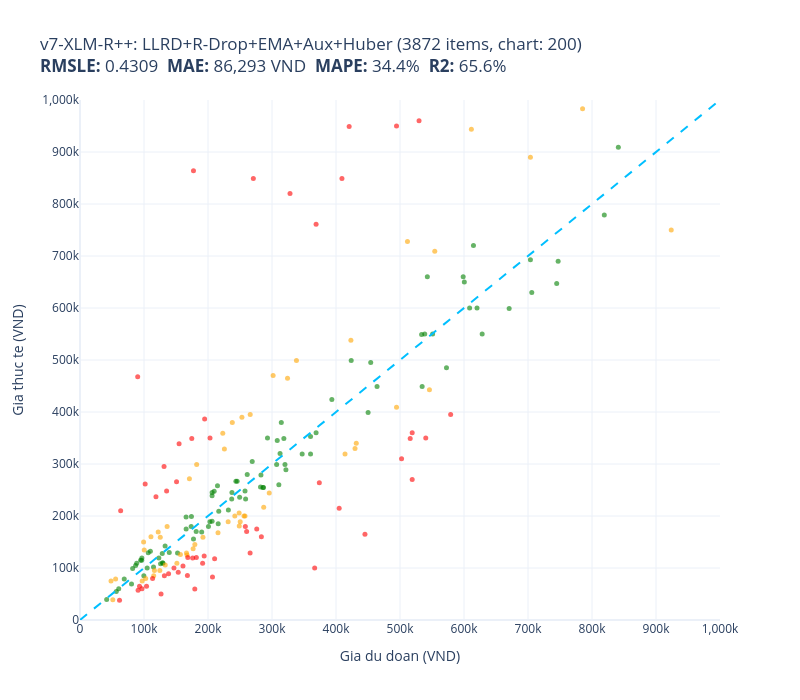
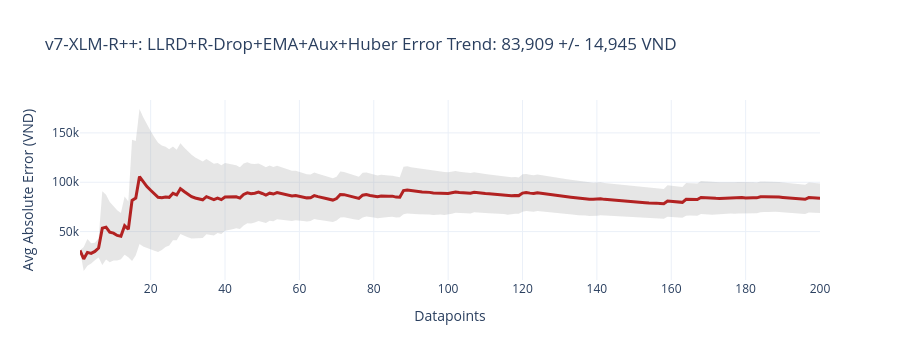
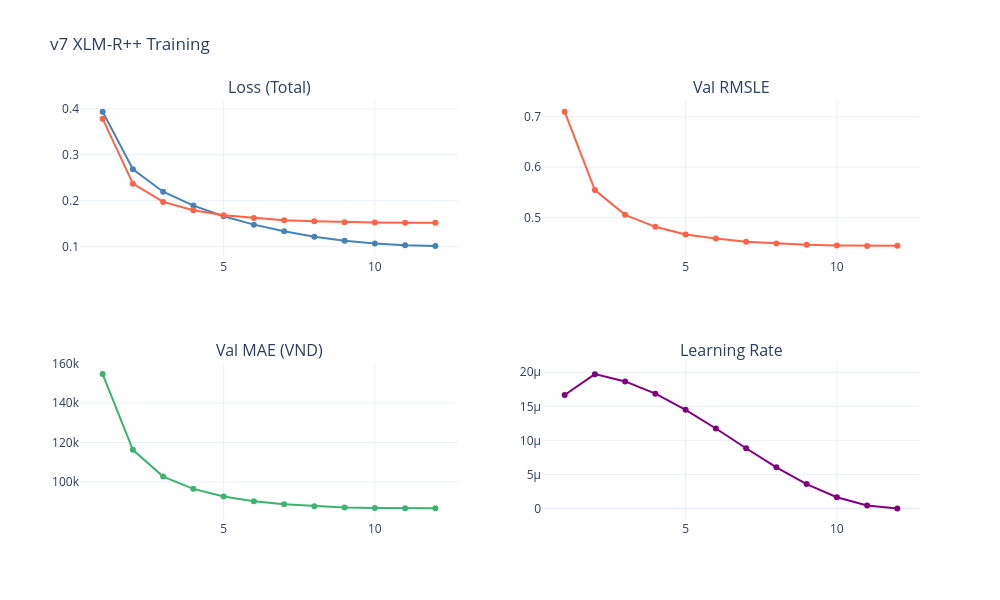

The notebook cell saved with these charts, in order:
### Code cell
pred_xr_val = predict_bert(ema_xlmr, xlmr_enc_val, y_mean_xr, y_std_xr, DEVICE)
pred_xr_test = predict_bert(ema_xlmr, xlmr_enc_test, y_mean_xr, y_std_xr, DEVICE)
ALL_PREDS_VAL["v7-XLM-R++"] = pred_xr_val
ALL_PREDS_TEST["v7-XLM-R++"] = pred_xr_test

evaluate_and_store(test_prices, pred_xr_test, "v7-XLM-R++: LLRD+R-Drop+EMA+Aux+Huber", test_names)
if hist_xr:
    plot_bert_history(hist_xr, "v7 XLM-R++ Training")

# Free GPU
ema_xlmr.cpu()
del model_xlmr
torch.cuda.empty_cache()
gc.collect()


# ============================================================
# PHASE 4: AITeamVN++ (top 4 layers unfreeze, no R-Drop)
# ============================================================

### Figure 1 — Plotly figure (JSON) as saved in the notebook; plotly's stock layout.template omitted (floating-point values rounded to 4 significant figures)
{"data": [{"customdata": [["Bộ Nookoi Phấn Má Hồng BL02 Sunset Veil ...\nDu doan: 249,457 VND\nThuc te: 236,000 VND"], ["Giầy tây giày lười nam hàn quốc da bóng ...\nDu doan: 174,113 VND\nThuc te: 199,000 VND"], ["Nước giặt quần áo em bé D-nee Lovely Sky...\nDu doan: 209,646 VND\nThuc te: 247,500 VND"], ["Áo thun nam có cổ Nhật Tuấn\nDu doan: 310,696 VND\nThuc te: 260,000 VND"], ["Kem nhuộm tóc Salon de Pro  3B\nDu doan: 165,831 VND\nThuc te: 175,000 VND"], ["Tã dán Amico nội địa Nhật size L44+6\nDu doan: 308,182 VND\nThuc te: 345,000 VND"], ["Giá treo dao kéo và dụng cụ nhà bếp dán ...\nDu doan: 123,160 VND\nThuc te: 119,000 VND"], ["Ống tiêt kiệm heo ăn kem, quà tặng, tran...\nDu doan: 216,794 VND\nThuc te: 209,000 VND"], ["Hộp Đựng Xà Phòng Treo Tường ATMOR DH-72...\nDu doan: 703,790 VND\nThuc te: 693,000 VND"], ["Mặt nạ chống lão hóa The Derma Best VC10...\nDu doan: 200,705 VND\nThuc te: 180,000 VND"], ["Đồ bộ ngủ lụa satin tay ngắn quần dài mà...\nDu doan: 181,534 VND\nThuc te: 170,000 VND"], ["Viên nấu cà ri (curry) Nhật Bản 200g\nDu doan: 99,752 VND\nThuc te: 85,000 VND"], ["Vali kéo TRIP P806 nhựa PC/ABS - Bảo hàn...\nDu doan: 705,920 VND\nThuc te: 630,000 VND"], ["Wekki Đồ Chơi Lắp Ráp Tiệm Đá Bào Wk5060...\nDu doan: 423,750 VND\nThuc te: 499,000 VND"], ["Ví nữ dài cầm tay hoạ tiết lập thể IDIGO...\nDu doan: 368,893 VND\nThuc te: 360,000 VND"], ["Balo Laptop Đẹp Đi Học Đi Làm Xbags Mode...\nDu doan: 307,252 VND\nThuc te: 299,000 VND"], ["Bóp nữ đựng tiền - màu xanh navy - da bò...\nDu doan: 292,915 VND\nThuc te: 350,000 VND"], ["Bao Da Hộ Chiếu / PASSPORT Mika A-001-01...\nDu doan: 165,769 VND\nThuc te: 198,000 VND"], ["Combo Balo nam nữ đi học hình Luffy phát...\nDu doan: 320,289 VND\nThuc te: 299,000 VND"], ["Pin Tương Thích Cho Laptop Dell Vostro 2...\nDu doan: 534,573 VND\nThuc te: 449,000 VND"], ["Bàn Phím Tương Thích Cho Laptop Asus X40...\nDu doan: 243,567 VND\nThuc te: 267,000 VND"], ["Sạc Tương Thích Cho Laptop MSI GL62M 7RC...\nDu doan: 608,757 VND\nThuc te: 600,000 VND"], ["Tẩu Sạc Ô Tô Hoco Z31 - Hàng Chính Hãng\nDu doan: 152,405 VND\nThuc te: 129,000 VND"], ["Cặp da nam công sở CCS6 - Cặp đựng catal...\nDu doan: 450,153 VND\nThuc te: 399,000 VND"], ["Nồi Lẩu Điện Kèm Xửng Hấp JLPL@L JL-EP33...\nDu doan: 542,712 VND\nThuc te: 660,000 VND"], ["Giày Sandal Nam The Bily Quai Chéo - Đế ...\nDu doan: 360,217 VND\nThuc te: 319,000 VND"], ["Sạc dành cho Laptop ASUS VivoBook 15 X50...\nDu doan: 286,729 VND\nThuc te: 255,000 VND"], ["Kính râm Nam nữ Dáng Vuông Gọng Nhựa Chố...\nDu doan: 190,168 VND\nThuc te: 169,000 VND"], ["Bộ ba tranh tráng gương hươu vàng cao cấ...\nDu doan: 620,365 VND\nThuc te: 600,000 VND"], ["Sạc Laptop dùng cho Máy Tinh HP - Kèm Dâ...\nDu doan: 258,755 VND\nThuc te: 232,771 VND"], ["Sữa tươi tiệt trùng Devondale nguyên ch...\nDu doan: 86,937 VND\nThuc te: 105,000 VND"], ["Giày lười vải nam thoáng khí cho bố - Gi...\nDu doan: 206,434 VND\nThuc te: 245,000 VND"], ["Cặp dầu gội gừng trắng 400ml + dầu xả gừ...\nDu doan: 628,384 VND\nThuc te: 550,000 VND"], ["Bếp gas đôi mặt kính Sogo HOSUN NC-729GJ...\nDu doan: 538,627 VND\nThuc te: 550,000 VND"], ["Ốp case dành cho macbook kèm tấm phủ bàn...\nDu doan: 245,530 VND\nThuc te: 267,000 VND"], ["Combo 2 Son Dưỡng LipIce Hiệu Chỉnh Sắc ...\nDu doan: 139,458 VND\nThuc te: 130,000 VND"], ["Set 2 bao bọc giày đi mưa , chống nước ,...\nDu doan: 88,595 VND\nThuc te: 109,000 VND"], ["Giày cao gót bít mũi cao 3 cm, gót nhập ...\nDu doan: 261,260 VND\nThuc te: 280,000 VND"], ["Bao da cho Galaxy Z Fold 6 Nillkin Aoge ...\nDu doan: 312,579 VND\nThuc te: 320,000 VND"], ["Kem Dưỡng Some By Mi Hỗ Trợ Giảm Mụn 60g\nDu doan: 282,750 VND\nThuc te: 279,000 VND"], ["Bình sữa cổ rộng 150ml và 270ml nhựa pp ...\nDu doan: 393,509 VND\nThuc te: 424,000 VND"], ["Combo Finish Eco 0% : Viên rửa bát Eco 7...\nDu doan: 572,620 VND\nThuc te: 485,000 VND"], ["Ghế nhựa đúc kiểu Pháp bền đẹp\nDu doan: 841,161 VND\nThuc te: 909,000 VND"], ["Pin dành cho Laptop HP Pavilion 15-cs Se...\nDu doan: 670,569 VND\nThuc te: 599,000 VND"], ["Mũ len liền khăn lót nỉ trùm kín cổ siêu...\nDu doan: 94,757 VND\nThuc te: 115,000 VND"], ["Sạc dành cho Laptop Charger AC Power Ada...\nDu doan: 747,075 VND\nThuc te: 690,000 VND"], ["Mẫu mới nhất - Tã dán Caryn XL20 Siêu th...\nDu doan: 285,864 VND\nThuc te: 254,900 VND"], ["Loa kèm Mic trợ giảng Shidu mini chuyên ...\nDu doan: 598,722 VND\nThuc te: 660,000 VND"], ["Lõi Lọc Thô Số 2 KAROFI SMAX PRO 2 - Hàn...\nDu doan: 104,932 VND\nThuc te: 100,000 VND"], ["Gối Nằm Cao Su Thiên Nhiên Liên Á Contou...\nDu doan: 614,765 VND\nThuc te: 720,000 VND"], ["Dầu gội hỗ trợ giảm rụng tóc và kích thí...\nDu doan: 314,533 VND\nThuc te: 380,000 VND"], ["Kính râm cận, Kính râm cận Mắt Tròn 2 lớ...\nDu doan: 202,954 VND\nThuc te: 189,000 VND"], ["Áo len nam Novelty dai tay cổ tim phối h...\nDu doan: 454,253 VND\nThuc te: 495,000 VND"], ["Máy sấy tóc Bluestone HDB-1846 - Hàng ch...\nDu doan: 533,766 VND\nThuc te: 549,000 VND"], ["Serum Chống Nắng & Dưỡng Thể Toàn Thân N...\nDu doan: 132,976 VND\nThuc te: 142,500 VND"], ["Ốp Lưng Cho Samsung Galaxy S25 Ultra / S...\nDu doan: 96,637 VND\nThuc te: 119,000 VND"], ["Tinh dầu Spring Warm - ScentHomes (Sprin...\nDu doan: 819,210 VND\nThuc te: 779,000 VND"], ["Khăn phủ đàn piano cao cấp chống bụi chố...\nDu doan: 237,418 VND\nThuc te: 245,000 VND"], ["Khăn ướt cồn diệt khuẩn LETGREEN 50 tờ\nDu doan: 41,650 VND\nThuc te: 39,200 VND"], ["Son Bóng 3CE Dưỡng Ẩm 31 Lavender Cream ...\nDu doan: 282,056 VND\nThuc te: 256,000 VND"], ["Sữa Tắm Nước Hoa Nữ Gennie Lôi Cuốn & Kh...\nDu doan: 114,846 VND\nThuc te: 102,000 VND"], ["Thắt Lưng Nữ Dây Nịt Nữ Button mang đầm ...\nDu doan: 82,272 VND\nThuc te: 99,000 VND"], ["Thực Phẩm Bảo Vệ Sức Khỏe Alcofree\nDu doan: 318,539 VND\nThuc te: 349,000 VND"], ["Sạc cho Laptop Hp ProBook 4420s 4440s 44...\nDu doan: 237,009 VND\nThuc te: 232,875 VND"], ["Nước Tẩy Trang Hada Labo Sạch Sâu Dưỡng ...\nDu doan: 128,531 VND\nThuc te: 128,000 VND"], ["Vỏ Máy Tính Case Sahara 400 Đen – Hàng C...\nDu doan: 600,534 VND\nThuc te: 650,000 VND"], ["Sạc Tương Thích Cho Laptop Lenovo G50 G5...\nDu doan: 269,098 VND\nThuc te: 305,000 VND"], ["Phấn Phủ Australis Kiềm Dầu 2in1 #Nude 1...\nDu doan: 206,395 VND\nThuc te: 239,000 VND"], ["Thắt Lưng Nam Da Bò BIGGBEN Cao Cấp TLB2...\nDu doan: 347,125 VND\nThuc te: 319,000 VND"], ["Sữa Hạt Hạnh Nhân ALMOND BREEZE vị Choco...\nDu doan: 106,570 VND\nThuc te: 129,320 VND"], ["WHALE, mã G274. Áo thun in đẹp cho nam n...\nDu doan: 80,489 VND\nThuc te: 69,000 VND"], ["Nước ngậm Răng Miệng Bầu Mây 120ml - Ngu...\nDu doan: 69,096 VND\nThuc te: 79,000 VND"], ["Son Màu Có Dưỡng Lip On Lip Màu Cam Đào ...\nDu doan: 125,888 VND\nThuc te: 108,000 VND"], ["b.box Dây đeo bình nước giữ nhiệt đa năn...\nDu doan: 215,915 VND\nThuc te: 185,000 VND"], ["Ốp lưng cho Samsung A04 - A04s - A05 - A...\nDu doan: 60,539 VND\nThuc te: 60,000 VND"], ["Ốp lưng dành cho Realme C35 mẫu Thư Pháp...\nDu doan: 56,687 VND\nThuc te: 55,000 VND"], ["Sạc Tương Thích Cho Máy Tính Asus 19V – ...\nDu doan: 744,821 VND\nThuc te: 647,000 VND"], ["Phụ kiện kết nối bộ lọc thô, lọc sinh ho...\nDu doan: 96,418 VND\nThuc te: 115,000 VND"], ["Vali du lịch kéo tay TN 22 inch - Màu Đe...\nDu doan: 321,744 VND\nThuc te: 289,000 VND"], ["Găng tay cao su size M - 35cm 100% Cao S...\nDu doan: 128,969 VND\nThuc te: 110,000 VND"], ["KÍNH CHẮN BULLDOG BUBBLE DẠNG BẦU (KHÔ...\nDu doan: 173,686 VND\nThuc te: 180,000 VND"], ["Áp tròng cosplay white mesh trắng 14.0MM...\nDu doan: 231,835 VND\nThuc te: 211,500 VND"], ["[HSD 01/2027] Sữa Dưỡng Thể Kiss My Body...\nDu doan: 109,964 VND\nThuc te: 132,000 VND"], ["[HSD 12/2026] Thực Phẩm Bảo Vệ Sức Khỏe ...\nDu doan: 360,217 VND\nThuc te: 353,000 VND"], ["Kính Cường Lực siêu mỏng chống trầy xước...\nDu doan: 206,375 VND\nThuc te: 190,000 VND"], ["Hộp 18x10x8 cm - Combo 100 thùng hộp car...\nDu doan: 177,332 VND\nThuc te: 156,000 VND"], ["Freeship - NÓN LƯỠI TRAI SNAPBACK CÁNH Đ...\nDu doan: 214,827 VND\nThuc te: 258,000 VND"], ["Dép Xỏ Ngón Nữ Đế Bệt HÀ NAM Da Bò Cao C...\nDu doan: 257,828 VND\nThuc te: 248,000 VND"], ["Sạc Tương Thích Cho Laptop Asus CM5500FD...\nDu doan: 550,975 VND\nThuc te: 550,000 VND"], ["HDD Box chuẩn M2 NVME sang Type-C tốc độ...\nDu doan: 464,140 VND\nThuc te: 449,000 VND"], ["Bình Ủ Cháo Inox 304 Giữ Nhiệt Tedemei C...\nDu doan: 129,751 VND\nThuc te: 109,000 VND"]], "hovertemplate": "%{customdata[0]}<extra></extra>", "marker": {"color": "green", "opacity": 0.6, "size": 5}, "mode": "markers", "name": "green", "type": "scatter", "x": [249500.0, 174100.0, 209600.0, 310700.0, 165800.0, 308200.0, 123200.0, 216800.0, 703800.0, 200700.0, 181500.0, 99750.0, 705900.0, 423800.0, 368900.0, 307300.0, 292900.0, 165800.0, 320300.0, 534600.0, 243600.0, 608800.0, 152400.0, 450200.0, 542700.0, 360200.0, 286700.0, 190200.0, 620400.0, 258800.0, 86940.0, 206400.0, 628400.0, 538600.0, 245500.0, 139500.0, 88590.0, 261300.0, 312600.0, 282700.0, 393500.0, 572600.0, 841200.0, 670600.0, 94760.0, 747100.0, 285900.0, 598700.0, 104900.0, 614800.0, 314500.0, 203000.0, 454300.0, 533800.0, 133000.0, 96640.0, 819200.0, 237400.0, 41650.0, 282100.0, 114800.0, 82270.0, 318500.0, 237000.0, 128500.0, 600500.0, 269100.0, 206400.0, 347100.0, 106600.0, 80490.0, 69100.0, 125900.0, 215900.0, 60540.0, 56690.0, 744800.0, 96420.0, 321700.0, 129000.0, 173700.0, 231800.0, 110000.0, 360200.0, 206400.0, 177300.0, 214800.0, 257800.0, 551000.0, 464100.0, 129800.0], "y": [236000.0, 199000.0, 247500.0, 260000.0, 175000.0, 345000.0, 119000.0, 209000.0, 693000.0, 180000.0, 170000.0, 85000.0, 630000.0, 499000.0, 360000.0, 299000.0, 350000.0, 198000.0, 299000.0, 449000.0, 267000.0, 600000.0, 129000.0, 399000.0, 660000.0, 319000.0, 255000.0, 169000.0, 600000.0, 232800.0, 105000.0, 245000.0, 550000.0, 550000.0, 267000.0, 130000.0, 109000.0, 280000.0, 320000.0, 279000.0, 424000.0, 485000.0, 909000.0, 599000.0, 115000.0, 690000.0, 254900.0, 660000.0, 100000.0, 720000.0, 380000.0, 189000.0, 495000.0, 549000.0, 142500.0, 119000.0, 779000.0, 245000.0, 39200.0, 256000.0, 102000.0, 99000.0, 349000.0, 232900.0, 128000.0, 650000.0, 305000.0, 239000.0, 319000.0, 129300.0, 69000.0, 79000.0, 108000.0, 185000.0, 60000.0, 55000.0, 647000.0, 115000.0, 289000.0, 110000.0, 180000.0, 211500.0, 132000.0, 353000.0, 190000.0, 156000.0, 258000.0, 248000.0, 550000.0, 449000.0, 109000.0]}, {"customdata": [["Kính Áp Tròng Symphony Blue Sky 14.0mm -...\nDu doan: 156,844 VND\nThuc te: 125,875 VND"], ["Muối rửa bát finish 1.2kg (Đức) - muối r...\nDu doan: 151,372 VND\nThuc te: 109,000 VND"], ["Bút Chì Sáp Kẻ Lông Mày Lõi Siêu Mịn Khô...\nDu doan: 250,330 VND\nThuc te: 189,000 VND"], ["Bộ 1 Cặp Lót Giày Tăng Chiều Cao Đệm Khí...\nDu doan: 55,627 VND\nThuc te: 79,000 VND"], ["Combo Tiết Kiệm 5 Chai Xịt Chống Muỗi Và...\nDu doan: 225,630 VND\nThuc te: 329,000 VND"], ["Combo 4 Bột Làm Trắng Răng Eucryl Hương ...\nDu doan: 136,127 VND\nThuc te: 180,000 VND"], ["Dép tổ ong màu đen\nDu doan: 51,268 VND\nThuc te: 39,000 VND"], ["Áo Ngực Trơn Dây Ren Có Gọng Đệm Vừa Zue...\nDu doan: 231,465 VND\nThuc te: 189,000 VND"], ["Bộ 2 Bộ chiết mỹ phẩm 6 món Màu Hồng\nDu doan: 48,444 VND\nThuc te: 74,950 VND"], ["Gọng kính plastic hiệu Velocity VL91411 ...\nDu doan: 431,668 VND\nThuc te: 340,000 VND"], ["03 bộ tranh xếp hình 70 mảnh ghép khổ A3...\nDu doan: 115,151 VND\nThuc te: 85,000 VND"], ["Combo Khớp linh hoạt (1 hộp Trà tía tô t...\nDu doan: 324,245 VND\nThuc te: 465,000 VND"], ["Giày sandal quai ngang thời trang gót vu...\nDu doan: 167,247 VND\nThuc te: 125,000 VND"], ["Hộp đựng đồ ăn dặm an toàn - Set 4 hộp k...\nDu doan: 301,731 VND\nThuc te: 470,000 VND"], ["Sạc Tương Thích Cho Laptop Sony Pcg-7181...\nDu doan: 295,694 VND\nThuc te: 244,000 VND"], ["Cặp đa năng laptop thời trang SUB 15\" in...\nDu doan: 179,455 VND\nThuc te: 145,041 VND"], ["Mặt Nạ Làm Sạch, Dưỡng Ẩm Và Se Khít Lỗ ...\nDu doan: 125,413 VND\nThuc te: 159,000 VND"], ["Trò chơi trí tuệ Animal Match giúp trẻ p...\nDu doan: 414,097 VND\nThuc te: 319,000 VND"], ["Combo Serum Tia'm Làm Sáng, Phục Hồi Cho...\nDu doan: 511,654 VND\nThuc te: 728,000 VND"], ["Dụng cụ mài dao Joseph Joseph 100488 - R...\nDu doan: 703,790 VND\nThuc te: 890,000 VND"], ["Bàn Phím dùng cho Laptop Asus Zenbook UX...\nDu doan: 611,523 VND\nThuc te: 943,920 VND"], ["Đồ Chơi Thú Nhồi Bông Bí Ẩn Series 3 - B...\nDu doan: 223,087 VND\nThuc te: 359,000 VND"], ["Chì Kẻ Mày Silkygirl Hai Đầu Lâu Trôi 01...\nDu doan: 110,882 VND\nThuc te: 160,000 VND"], ["Bàn phím dùng cho Laptop ASUS VivoBook 1...\nDu doan: 546,002 VND\nThuc te: 443,019 VND"], ["Vali du lịch Vali kéo cao cấp chính hãng...\nDu doan: 494,551 VND\nThuc te: 409,000 VND"], ["Combo 2 Áo Ống Ren Hoa Nữ Khóa Cài Sau\nDu doan: 133,177 VND\nThuc te: 106,000 VND"], ["Bột Khoai Lang Tím Nguyên Chất SATACHI –...\nDu doan: 215,620 VND\nThuc te: 168,000 VND"], ["Cây xương rồng nhảy múa vui nhộn, uốn lư...\nDu doan: 241,905 VND\nThuc te: 200,000 VND"], ["Chuột có dây MicroPack COMFY MINI 2 M-10...\nDu doan: 166,396 VND\nThuc te: 129,000 VND"], ["Giày cao gót 7 phân bản trong gót bọc ki...\nDu doan: 192,100 VND\nThuc te: 159,000 VND"], ["Hộp Đựng Xà Phòng, Miếng Rửa Chén & Cây ...\nDu doan: 923,774 VND\nThuc te: 750,000 VND"], ["Sạc cho Laptop Acer 19v-2.37A Chân mini ...\nDu doan: 248,634 VND\nThuc te: 205,965 VND"], ["Pin dùng cho Laptop HP Elitebook 840 G3 ...\nDu doan: 785,272 VND\nThuc te: 983,250 VND"], ["Xịt Chống Nắng Body Bơ Nghệ COCAYHOALA S...\nDu doan: 287,054 VND\nThuc te: 216,800 VND"], ["Bộ dây tăng áp 3 lần vòi xịt nước rửa xe...\nDu doan: 176,764 VND\nThuc te: 136,825 VND"], ["Set tăm chải kẽ răng cao su mềm hình chữ...\nDu doan: 100,357 VND\nThuc te: 134,500 VND"], ["Áo khoác jean phối nón sọc caro Mã: NK15...\nDu doan: 338,195 VND\nThuc te: 499,000 VND"], ["Mũ Miki chữ tàu - Mũ tròn không vành mẫu...\nDu doan: 116,287 VND\nThuc te: 95,000 VND"], ["Ví Sen da sáp handmade da thật\nDu doan: 256,226 VND\nThuc te: 200,000 VND"], ["Áo khoác len phong cách hàn quốc AK898.2\nDu doan: 265,940 VND\nThuc te: 395,000 VND"], ["VÍ DA MÀU NÂU ĐEN DÀNH CHO NAM GIỚI - VÍ...\nDu doan: 257,852 VND\nThuc te: 200,000 VND"], ["Dầu Xả Tóc Từ Hoa Trà Phục Hồi Tóc Khô X...\nDu doan: 248,857 VND\nThuc te: 181,000 VND"], ["Áo Thun Nam Có Cổ Tròn Thun Cá Sấu Cotto...\nDu doan: 99,376 VND\nThuc te: 150,000 VND"], ["Lược Massage Dụng Cụ Làm Đẹp Chuyên Nghi...\nDu doan: 97,149 VND\nThuc te: 75,000 VND"], ["COMBO 2 Mũ Tắm Trùm Đầu CUTE Tránh Ướt T...\nDu doan: 102,658 VND\nThuc te: 80,000 VND"], ["Liễn Treo Thần Tài - Trang Trí Tết - VN0...\nDu doan: 182,290 VND\nThuc te: 299,000 VND"], ["Ugreen UG50320LP114TK Màu Đen Gá đỡ k...\nDu doan: 124,752 VND\nThuc te: 95,000 VND"], ["Bộ sản phẩm làm sạch sâu nước tẩy trang ...\nDu doan: 253,004 VND\nThuc te: 390,000 VND"], ["Ví da Basic nam nữ gọn nhẹ tiện dụng\nDu doan: 237,968 VND\nThuc te: 380,000 VND"], ["Áo sơ mi tay ngắn Khatoco (size S-2XL)\nDu doan: 423,271 VND\nThuc te: 538,000 VND"], ["Ví Da Nam Cầm Tay 1 Ngăn Khóa Nam Tính\nDu doan: 122,187 VND\nThuc te: 169,000 VND"], ["Giày cao gót đính nơ sang trong 10cm ( c...\nDu doan: 429,715 VND\nThuc te: 330,000 VND"], ["Sữa bột Nutifood Sweden GrowPLUS+ Colost...\nDu doan: 554,315 VND\nThuc te: 709,000 VND"], ["Nước dưỡng tóc tinh dầu bưởi Cocoon 310m...\nDu doan: 170,952 VND\nThuc te: 271,500 VND"]], "hovertemplate": "%{customdata[0]}<extra></extra>", "marker": {"color": "orange", "opacity": 0.6, "size": 5}, "mode": "markers", "name": "orange", "type": "scatter", "x": [156800.0, 151400.0, 250300.0, 55630.0, 225600.0, 136100.0, 51270.0, 231500.0, 48440.0, 431700.0, 115200.0, 324200.0, 167200.0, 301700.0, 295700.0, 179500.0, 125400.0, 414100.0, 511700.0, 703800.0, 611500.0, 223100.0, 110900.0, 546000.0, 494600.0, 133200.0, 215600.0, 241900.0, 166400.0, 192100.0, 923800.0, 248600.0, 785300.0, 287100.0, 176800.0, 100400.0, 338200.0, 116300.0, 256200.0, 265900.0, 257900.0, 248900.0, 99380.0, 97150.0, 102700.0, 182300.0, 124800.0, 253000.0, 238000.0, 423300.0, 122200.0, 429700.0, 554300.0, 171000.0], "y": [125900.0, 109000.0, 189000.0, 79000.0, 329000.0, 180000.0, 39000.0, 189000.0, 74950.0, 340000.0, 85000.0, 465000.0, 125000.0, 470000.0, 244000.0, 145000.0, 159000.0, 319000.0, 728000.0, 890000.0, 943900.0, 359000.0, 160000.0, 443000.0, 409000.0, 106000.0, 168000.0, 200000.0, 129000.0, 159000.0, 750000.0, 206000.0, 983200.0, 216800.0, 136800.0, 134500.0, 499000.0, 95000.0, 200000.0, 395000.0, 200000.0, 181000.0, 150000.0, 75000.0, 80000.0, 299000.0, 95000.0, 390000.0, 380000.0, 538000.0, 169000.0, 330000.0, 709000.0, 271500.0]}, {"customdata": [["[LIMITED EDITION] TRÀ AHMAD ANH QUỐC - B...\nDu doan: 174,673 VND\nThuc te: 349,000 VND"], ["1 đầu xích inox cao cấp nhập khẩu dành đ...\nDu doan: 103,985 VND\nThuc te: 64,999 VND"], ["Tẩu sạc CHOETECH TC0014 nhanh 60W dùng t...\nDu doan: 154,813 VND\nThuc te: 339,000 VND"], ["Máy massage cầm tay mini dùng pin sạc đa...\nDu doan: 328,127 VND\nThuc te: 820,000 VND"], ["Máy hút bụi mini không dây cầm tay nhỏ n...\nDu doan: 118,684 VND\nThuc te: 237,000 VND"], ["Bộ khung võng BAN MAI:  khung võng sắt s...\nDu doan: 494,551 VND\nThuc te: 950,000 VND"], ["Bàn Chải Nhựa Hồ Bơi Emaux CE201\nDu doan: 404,970 VND\nThuc te: 215,000 VND"], ["Bút Cao Cấp CEO - 6635B(S)\nDu doan: 366,670 VND\nThuc te: 100,000 VND"], ["Lọ thủy tinh đựng gia vị, hạt, đồ khô hì...\nDu doan: 146,811 VND\nThuc te: 99,900 VND"], ["CỦ LOA BASS RỜI 30 HÀNG CHÍNH HÃNG HẢI T...\nDu doan: 502,460 VND\nThuc te: 310,000 VND"], ["Túi Canvas Nữ Thời Trang Hàn Quốc, Túi V...\nDu doan: 63,538 VND\nThuc te: 210,000 VND"], ["Đồ Chơi DUKA: Nông Trại Vui Vẻ - DK81315\nDu doan: 194,730 VND\nThuc te: 386,310 VND"], ["Lồng Đèn Gỗ Trung Thu Mẫu Mới 2024 Lalam...\nDu doan: 191,593 VND\nThuc te: 109,000 VND"], ["Đèn Wifi TP-Link Tapo Smart Wifi Dayligh...\nDu doan: 519,052 VND\nThuc te: 270,000 VND"], ["Dép Sandal Nam Nữ Hot Trend Quai Ngang 2...\nDu doan: 131,329 VND\nThuc te: 295,000 VND"], ["Cáp USB TypeC sang USB 2.0 Hỗ trợ sạ...\nDu doan: 168,452 VND\nThuc te: 120,000 VND"], ["Bàn Phím dùng cho laptop Dell Latitude 1...\nDu doan: 373,944 VND\nThuc te: 263,718 VND"], ["PIN DỰ PHÒNG AUKEY 10.000MAH PD 18W PB-N...\nDu doan: 579,146 VND\nThuc te: 395,000 VND"], ["Mũ chống nắng vành mũ có thể co giãn - H...\nDu doan: 90,148 VND\nThuc te: 468,000 VND"], ["Dung dịch vệ sinh hằng ngày Orasic 200ml\nDu doan: 138,409 VND\nThuc te: 89,000 VND"], ["Cà Phê Sữa PLUS Hòa Tan 3IN1 KING COFFEE...\nDu doan: 101,808 VND\nThuc te: 261,500 VND"], ["Gạo Ngọc Nương ST 25 đặc sản 3Kg\nDu doan: 194,014 VND\nThuc te: 123,000 VND"], ["Thùng 20 chai nước rửa chén hương chanh ...\nDu doan: 177,299 VND\nThuc te: 864,000 VND"], ["Balo Nam KOJIBA Phát Sáng Có Sạc USB, Kh...\nDu doan: 203,127 VND\nThuc te: 350,000 VND"], ["Nón mữ beret nam nữ giữ ấm vải nỉ 2 lớp ...\nDu doan: 181,775 VND\nThuc te: 120,000 VND"], ["Bộ bikini 2 Mảnh Có Dây Đeo Cổ Thời Tran...\nDu doan: 276,126 VND\nThuc te: 175,000 VND"], ["Dây Đeo Silicon Kai.N Wave Sport Cho Gal...\nDu doan: 176,031 VND\nThuc te: 119,000 VND"], ["Combo 3 Quần Tây Dài Nam Co Giãn Mạnh/Qu...\nDu doan: 283,391 VND\nThuc te: 159,999 VND"], ["Bếp Gas Đơn Mặt Inox WINDO - 118 ĐG | Bế...\nDu doan: 515,924 VND\nThuc te: 349,000 VND"], ["Bình nước PET Lock&Lock HAP781 1.2L\nDu doan: 96,856 VND\nThuc te: 60,000 VND"], ["Combo 6 Chai Muối Ớt Chanh Đỏ Nha Trang ...\nDu doan: 131,826 VND\nThuc te: 85,000 VND"], ["Cặp xách đựng laptop 15,6 inch vải dù ch...\nDu doan: 265,814 VND\nThuc te: 129,000 VND"], ["Thanh treo khăn 60cm - CS-5404 - INOX SU...\nDu doan: 368,893 VND\nThuc te: 761,000 VND"], ["Tai nghe đeo cổ Wiwu Flex GB01 cho các t...\nDu doan: 540,258 VND\nThuc te: 350,000 VND"], ["Nón nam Mũ Lưỡi Trai Sò xoáy phong cách ...\nDu doan: 153,503 VND\nThuc te: 92,000 VND"], ["COMBO Hộp Đựng Cơm, Cà Mèn giữ Nhiệt 4 T...\nDu doan: 167,848 VND\nThuc te: 85,555 VND"], ["Ugreen UG30989CR104TK 1M màu đen USB 2.0...\nDu doan: 135,307 VND\nThuc te: 248,000 VND"], ["Kẹp Gỗ Đa Năng  Dùng Để Gắp Kẹp Thức Ăn ...\nDu doan: 90,763 VND\nThuc te: 57,000 VND"], ["Thực phẩm dinh dưỡng y học Ensure Gold h...\nDu doan: 420,561 VND\nThuc te: 949,000 VND"], ["1 kg túi đựng rác dùng cho thùng rác 240...\nDu doan: 126,651 VND\nThuc te: 50,000 VND"], ["Dây giày chéo chữ X chống tuột gót, nhấc...\nDu doan: 61,740 VND\nThuc te: 38,161 VND"], ["Thắt Lưng Nữ Da Cá Sấu Huy Hoàng HT5201 ...\nDu doan: 270,831 VND\nThuc te: 849,000 VND"], ["Son dưỡng môi thuần chay làm mềm và dưỡn...\nDu doan: 210,340 VND\nThuc te: 118,000 VND"], ["Bộ sản phẩm chăm sóc xương khớp: Viên xư...\nDu doan: 529,748 VND\nThuc te: 960,000 VND"], ["Combo Chai xịt vệ sinh kính 300ml Rocket...\nDu doan: 150,858 VND\nThuc te: 266,000 VND"], ["Bộ 4 ổ khóa vali Fortress 1820 Q thân ...\nDu doan: 258,364 VND\nThuc te: 180,000 VND"], ["Đồ Chơi Bảng Vẽ 2 Trong 1 Sáng Tạo Cho B...\nDu doan: 179,353 VND\nThuc te: 59,800 VND"], ["NÓN LƯỠI TRAI CAO CẤP SPIGEN ĐEN - Hàng ...\nDu doan: 206,980 VND\nThuc te: 82,500 VND"], ["Giày siêu nhẹ Sneaker dây nữ đi mưa cao ...\nDu doan: 92,984 VND\nThuc te: 65,000 VND"], ["Giày đế xuồng Cillie da thật hở mũi cao ...\nDu doan: 519,052 VND\nThuc te: 360,000 VND"], ["Bột ngũ cốc Quasure light túi 400 gram B...\nDu doan: 160,895 VND\nThuc te: 104,025 VND"], ["100 viên rửa bát Finish clasic dùng cho ...\nDu doan: 445,248 VND\nThuc te: 165,000 VND"], ["Kem Làm Sạch Da Eczestop\nDu doan: 260,373 VND\nThuc te: 170,000 VND"], ["Cáp mạng LAN CAT6 UTP 5M màu Đen Ugre...\nDu doan: 113,424 VND\nThuc te: 80,000 VND"], ["Loa SUB Siêu Trầm Cao Cấp S1 - Hàng Nhập...\nDu doan: 409,276 VND\nThuc te: 849,000 VND"]], "hovertemplate": "%{customdata[0]}<extra></extra>", "marker": {"color": "red", "opacity": 0.6, "size": 5}, "mode": "markers", "name": "red", "type": "scatter", "x": [174700.0, 104000.0, 154800.0, 328100.0, 118700.0, 494600.0, 405000.0, 366700.0, 146800.0, 502500.0, 63540.0, 194700.0, 191600.0, 519100.0, 131300.0, 168500.0, 373900.0, 579100.0, 90150.0, 138400.0, 101800.0, 194000.0, 177300.0, 203100.0, 181800.0, 276100.0, 176000.0, 283400.0, 515900.0, 96860.0, 131800.0, 265800.0, 368900.0, 540300.0, 153500.0, 167800.0, 135300.0, 90760.0, 420600.0, 126700.0, 61740.0, 270800.0, 210300.0, 529700.0, 150900.0, 258400.0, 179400.0, 207000.0, 92980.0, 519100.0, 160900.0, 445200.0, 260400.0, 113400.0, 409300.0], "y": [349000.0, 65000.0, 339000.0, 820000.0, 237000.0, 950000.0, 215000.0, 100000.0, 99900.0, 310000.0, 210000.0, 386300.0, 109000.0, 270000.0, 295000.0, 120000.0, 263700.0, 395000.0, 468000.0, 89000.0, 261500.0, 123000.0, 864000.0, 350000.0, 120000.0, 175000.0, 119000.0, 160000.0, 349000.0, 60000.0, 85000.0, 129000.0, 761000.0, 350000.0, 92000.0, 85560.0, 248000.0, 57000.0, 949000.0, 50000.0, 38160.0, 849000.0, 118000.0, 960000.0, 266000.0, 180000.0, 59800.0, 82500.0, 65000.0, 360000.0, 104000.0, 165000.0, 170000.0, 80000.0, 849000.0]}, {"hoverinfo": "skip", "line": {"color": "deepskyblue", "dash": "dash", "width": 2}, "mode": "lines", "name": "y=x", "showlegend": false, "type": "scatter", "x": [0, 1000000], "y": [0, 1000000]}], "layout": {"height": 700, "showlegend": false, "title": {"text": "v7-XLM-R++: LLRD+R-Drop+EMA+Aux+Huber (3872 items, chart: 200)<br><b>RMSLE:</b> 0.4309  <b>MAE:</b> 86,293 VND  <b>MAPE:</b> 34.4%  <b>R2:</b> 65.6%"}, "width": 800, "xaxis": {"range": [0, 1000000], "ticktext": ["0", "100k", "200k", "300k", "400k", "500k", "600k", "700k", "800k", "900k", "1,000k"], "tickvals": [0, 100000, 200000, 300000, 400000, 500000, 600000, 700000, 800000, 900000, 1000000], "title": {"text": "Gia du doan (VND)"}}, "yaxis": {"range": [0, 1000000], "ticktext": ["0", "100k", "200k", "300k", "400k", "500k", "600k", "700k", "800k", "900k", "1,000k"], "tickvals": [0, 100000, 200000, 300000, 400000, 500000, 600000, 700000, 800000, 900000, 1000000], "title": {"text": "Gia thuc te (VND)"}}}}

### Figure 2 — Plotly figure (JSON) as saved in the notebook; plotly's stock layout.template omitted (floating-point values rounded to 4 significant figures; data arrays with more than 128 entries replaced by an {"elided": "..."} marker saying what was removed)
{"data": [{"fill": "toself", "fillcolor": "rgba(128,128,128,0.2)", "hoverinfo": "skip", "line": {"color": "rgba(255,255,255,0)"}, "showlegend": false, "type": "scatter", "x": {"elided": "400 int values"}, "y": {"elided": "400 float values"}}, {"line": {"color": "firebrick", "width": 3}, "mode": "lines", "name": "Cumulative Avg Error", "type": "scatter", "x": {"elided": "200 int values"}, "y": {"elided": "200 float values"}}], "layout": {"height": 360, "showlegend": false, "title": {"text": "v7-XLM-R++: LLRD+R-Drop+EMA+Aux+Huber Error Trend: 83,909 +/- 14,945 VND"}, "width": 900, "xaxis": {"title": {"text": "Datapoints"}}, "yaxis": {"ticktext": ["0", "50k", "100k", "150k", "200k"], "tickvals": [0, 50000, 100000, 150000, 200000], "title": {"text": "Avg Absolute Error (VND)"}}}}

### Figure 3 — Plotly figure (JSON) as saved in the notebook; plotly's stock layout.template omitted (floating-point values rounded to 4 significant figures)
{"data": [{"line": {"color": "steelblue"}, "name": "Train", "type": "scatter", "x": [1, 2, 3, 4, 5, 6, 7, 8, 9, 10, 11, 12], "xaxis": "x", "y": [0.3939, 0.2685, 0.2196, 0.1893, 0.1662, 0.1478, 0.1333, 0.1213, 0.1129, 0.1066, 0.1031, 0.1016], "yaxis": "y"}, {"line": {"color": "tomato"}, "name": "Val", "type": "scatter", "x": [1, 2, 3, 4, 5, 6, 7, 8, 9, 10, 11, 12], "xaxis": "x", "y": [0.3785, 0.237, 0.1973, 0.1791, 0.168, 0.1621, 0.1576, 0.155, 0.1532, 0.1524, 0.1518, 0.1518], "yaxis": "y"}, {"line": {"color": "tomato"}, "mode": "lines+markers", "type": "scatter", "x": [1, 2, 3, 4, 5, 6, 7, 8, 9, 10, 11, 12], "xaxis": "x2", "y": [0.7102, 0.5546, 0.5056, 0.4818, 0.4667, 0.4586, 0.4524, 0.4487, 0.4461, 0.4449, 0.444, 0.4442], "yaxis": "y2"}, {"line": {"color": "mediumseagreen"}, "mode": "lines+markers", "type": "scatter", "x": [1, 2, 3, 4, 5, 6, 7, 8, 9, 10, 11, 12], "xaxis": "x3", "y": [154600.0, 116300.0, 102700.0, 96510.0, 92630.0, 90240.0, 88660.0, 87720.0, 87090.0, 86750.0, 86620.0, 86630.0], "yaxis": "y3"}, {"line": {"color": "purple"}, "type": "scatter", "x": [1, 2, 3, 4, 5, 6, 7, 8, 9, 10, 11, 12], "xaxis": "x4", "y": [1.667e-05, 1.973e-05, 1.866e-05, 1.686e-05, 1.449e-05, 1.174e-05, 8.839e-06, 6.039e-06, 3.572e-06, 1.645e-06, 4.201e-07, 0], "yaxis": "y4"}], "layout": {"annotations": [{"font": {"size": 16}, "showarrow": false, "text": "Loss (Total)", "x": 0.225, "xanchor": "center", "xref": "paper", "y": 1, "yanchor": "bottom", "yref": "paper"}, {"font": {"size": 16}, "showarrow": false, "text": "Val RMSLE", "x": 0.775, "xanchor": "center", "xref": "paper", "y": 1, "yanchor": "bottom", "yref": "paper"}, {"font": {"size": 16}, "showarrow": false, "text": "Val MAE (VND)", "x": 0.225, "xanchor": "center", "xref": "paper", "y": 0.375, "yanchor": "bottom", "yref": "paper"}, {"font": {"size": 16}, "showarrow": false, "text": "Learning Rate", "x": 0.775, "xanchor": "center", "xref": "paper", "y": 0.375, "yanchor": "bottom", "yref": "paper"}], "height": 600, "showlegend": false, "title": {"text": "v7 XLM-R++ Training"}, "width": 1000, "xaxis": {"anchor": "y", "domain": [0, 0.45]}, "xaxis2": {"anchor": "y2", "domain": [0.55, 1]}, "xaxis3": {"anchor": "y3", "domain": [0, 0.45]}, "xaxis4": {"anchor": "y4", "domain": [0.55, 1]}, "yaxis": {"anchor": "x", "domain": [0.625, 1]}, "yaxis2": {"anchor": "x2", "domain": [0.625, 1]}, "yaxis3": {"anchor": "x3", "domain": [0, 0.375]}, "yaxis4": {"anchor": "x4", "domain": [0, 0.375]}}}
